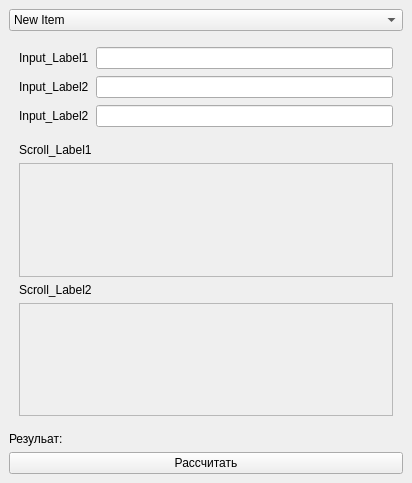
<?xml version="1.0" encoding="UTF-8"?>
<ui version="4.0">
 <class>MainWindow</class>
 <widget class="QMainWindow" name="MainWindow">
  <property name="geometry">
   <rect>
    <x>0</x>
    <y>0</y>
    <width>412</width>
    <height>483</height>
   </rect>
  </property>
  <property name="windowTitle">
   <string>MainWindow</string>
  </property>
  <widget class="QWidget" name="centralwidget">
   <layout class="QVBoxLayout" name="verticalLayout_3">
    <item>
     <widget class="QComboBox" name="Function_ComboBox">
      <item>
       <property name="text">
        <string>New Item</string>
       </property>
      </item>
      <item>
       <property name="text">
        <string>New Item</string>
       </property>
      </item>
      <item>
       <property name="text">
        <string>New Item</string>
       </property>
      </item>
     </widget>
    </item>
    <item>
     <layout class="QFormLayout" name="NumberInput_FormLayout">
      <property name="horizontalSpacing">
       <number>7</number>
      </property>
      <property name="verticalSpacing">
       <number>7</number>
      </property>
      <property name="leftMargin">
       <number>10</number>
      </property>
      <property name="topMargin">
       <number>10</number>
      </property>
      <property name="rightMargin">
       <number>10</number>
      </property>
      <property name="bottomMargin">
       <number>10</number>
      </property>
      <item row="0" column="0">
       <widget class="QLabel" name="Input_Label1">
        <property name="text">
         <string>Input_Label1</string>
        </property>
       </widget>
      </item>
      <item row="0" column="1">
       <widget class="QLineEdit" name="Input_LineEdit1">
        <property name="sizePolicy">
         <sizepolicy hsizetype="Expanding" vsizetype="Fixed">
          <horstretch>0</horstretch>
          <verstretch>0</verstretch>
         </sizepolicy>
        </property>
       </widget>
      </item>
      <item row="1" column="0">
       <widget class="QLabel" name="Input_Label2">
        <property name="text">
         <string>Input_Label2</string>
        </property>
       </widget>
      </item>
      <item row="1" column="1">
       <widget class="QLineEdit" name="Input_LineEdit2"/>
      </item>
      <item row="2" column="0">
       <widget class="QLabel" name="Input_Label3">
        <property name="text">
         <string>Input_Label2</string>
        </property>
       </widget>
      </item>
      <item row="2" column="1">
       <widget class="QLineEdit" name="Input_LineEdit3"/>
      </item>
     </layout>
    </item>
    <item>
     <layout class="QVBoxLayout" name="Scroll_BoxLayout" stretch="0,0,0,0">
      <property name="leftMargin">
       <number>10</number>
      </property>
      <property name="rightMargin">
       <number>10</number>
      </property>
      <property name="bottomMargin">
       <number>10</number>
      </property>
      <item>
       <widget class="QLabel" name="Scroll_Label1">
        <property name="frameShadow">
         <enum>QFrame::Plain</enum>
        </property>
        <property name="text">
         <string>Scroll_Label1</string>
        </property>
       </widget>
      </item>
      <item>
       <widget class="QScrollArea" name="scrollArea1">
        <property name="widgetResizable">
         <bool>true</bool>
        </property>
        <widget class="QWidget" name="scrollAreaWidgetContents1">
         <property name="geometry">
          <rect>
           <x>0</x>
           <y>0</y>
           <width>372</width>
           <height>106</height>
          </rect>
         </property>
        </widget>
       </widget>
      </item>
      <item>
       <widget class="QLabel" name="Scroll_Label2">
        <property name="frameShadow">
         <enum>QFrame::Plain</enum>
        </property>
        <property name="text">
         <string>Scroll_Label2</string>
        </property>
       </widget>
      </item>
      <item>
       <widget class="QScrollArea" name="scrollArea2">
        <property name="widgetResizable">
         <bool>true</bool>
        </property>
        <widget class="QWidget" name="scrollAreaWidgetContents2">
         <property name="geometry">
          <rect>
           <x>0</x>
           <y>0</y>
           <width>372</width>
           <height>105</height>
          </rect>
         </property>
        </widget>
       </widget>
      </item>
     </layout>
    </item>
    <item>
     <widget class="QLabel" name="Result_Label">
      <property name="text">
       <string>Резульат:</string>
      </property>
     </widget>
    </item>
    <item>
     <widget class="QPushButton" name="Calculate_Button">
      <property name="text">
       <string>Рассчитать</string>
      </property>
     </widget>
    </item>
   </layout>
  </widget>
  <widget class="QMenuBar" name="menubar">
   <property name="geometry">
    <rect>
     <x>0</x>
     <y>0</y>
     <width>412</width>
     <height>21</height>
    </rect>
   </property>
  </widget>
 </widget>
 <tabstops>
  <tabstop>Function_ComboBox</tabstop>
  <tabstop>Input_LineEdit1</tabstop>
  <tabstop>Input_LineEdit2</tabstop>
  <tabstop>Input_LineEdit3</tabstop>
  <tabstop>scrollArea1</tabstop>
  <tabstop>scrollArea2</tabstop>
  <tabstop>Calculate_Button</tabstop>
 </tabstops>
 <resources/>
 <connections/>
</ui>
